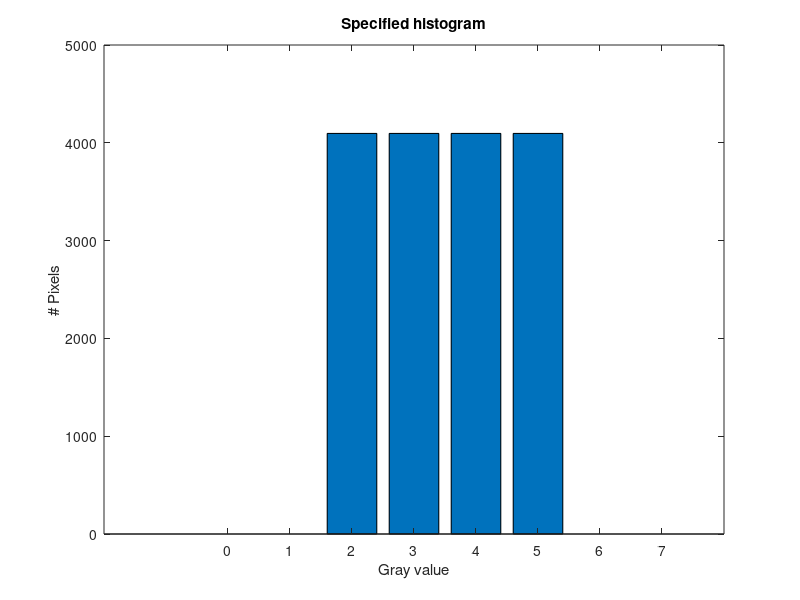

Source code (MATLAB): (Note: this script raises an error after producing the figure.)
% specified histogram
x =0:7;
nSpecified = [0 0 4096 4096 4096 4096 0 0];
bar(x,nSpecified);
xlabel('Gray value');
ylabel('# Pixels');
title('Specified histogram');

n = [0 1365 2731 4096 4096 2731 1365 0];
% Total number of pixels
N = 0;
for i =1:L
    N=N+n(i);
end

figure;
bar(x,n);
xlabel('Gray value');
ylabel('# Pixels');
title('Histogram of input image');

%%%%%%%%%%%%%%%%
% Equalization %
%%%%%%%%%%%%%%%%
t = zeros(1,L);
t(1)=n(1);
for i=2:L
    t(i)=n(i)+t(i-1);
end

t = zeros(1,L);
t(1)=n(1);
for i=2:L
    t(i)=n(i)+t(i-1);
end

% Equalization output histogram
S =zeros(1,L);
last = 1;
for i=1:L
    num_items = s(i);
    sum = 0;
    if(num_items~=0)
        for j = last:(last+num_items-1)
            sum=sum+n(j);
        end
        S(i) =sum;
    end
    last= last+num_items;
end

figure;
bar(k,S);
xlabel('Gray value');
ylabel('#pixels');
title('Histogram of Equalization output image');

%%%%%%%%%%%%%
% Specified %
%%%%%%%%%%%%%
g = nSpecified/N;

for i =1:L
    v = g*(L-1);
end